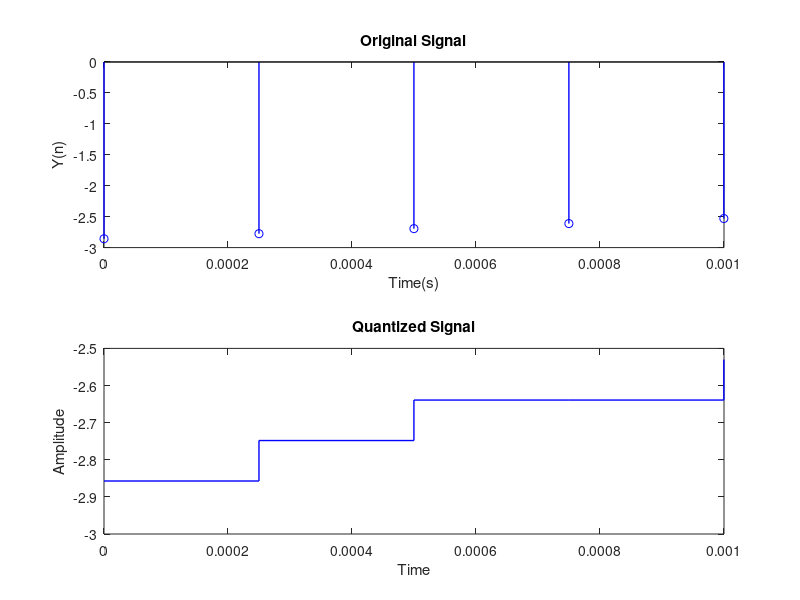

The MATLAB script that drew this image:
fs = 4001;
t = 0:1/fs:0.001;
a1 = 7;
a2 = 3;
a3 = 1;
f1 = 8;
f2 = 1;
f3 = 3;
s = (1/4+1);
n = 2;
y = a1*sin(2*pi*f1*t)+a2*cos(2*pi*f2*t-60)-a3*sin(2*pi*f3*t);
noise_signal = s*randn(size(t));
L = (2^n)-1;
delta = (max(y)-min(y))/L;
yq = min(y)+(round((y-min(y))/delta)).*delta;
subplot(2,1,1);
stem(t,y,'b','LineWidth',1.0);
xlabel('Time(s)')
ylabel('Y(n)')
title('Original Signal')
subplot(2,1,2);
stairs(t,yq,'b','LineWidth',1.0)
title('Quantized Signal')
xlabel('Time')
ylabel('Amplitude')